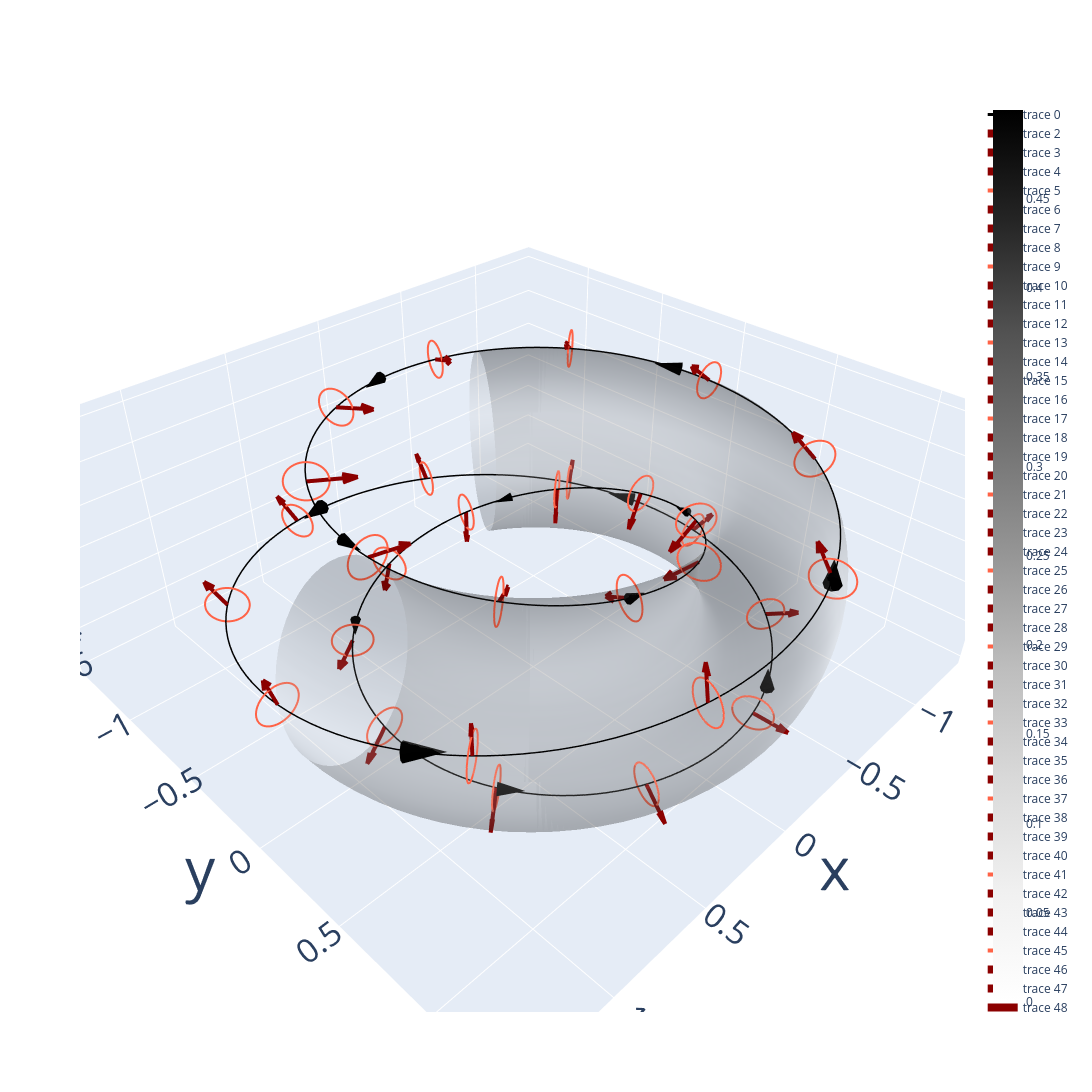

Notebook cell for this chart:
### Code cell
from plotly.graph_objs import Scatter3d
import plotly.express as px
from plotly.subplots import make_subplots
import numpy as np

import plotly.graph_objects as go

fig = make_subplots(
    rows=1, cols=1,
    specs=[[{'is_3d': True}, ]],
)

nPhi, nS = 400, 40
# Phi = np.linspace(0.0, 2*3*np.pi - 2./3*np.pi , num=nPhi, endpoint=True)
Phi = np.linspace(0.0, 2*3*np.pi, num=nPhi, endpoint=True)
TETu = + Phi/3 + np.pi/2 + np.pi/9
TETs = + Phi/3 + np.pi/2 - np.pi/9

Rax, Zax = 1.0, 0.0
Rell, Zell = 0.3, 0.5
iota = 1./3.
phi0 = 0.0
Rc = Rell * np.cos(iota*Phi+phi0) + Rax
Zc = Zell * np.sin(iota*Phi+phi0) + Zax




# Cycle trace
fig.add_trace(    
    go.Scatter3d(
        x=Rc*np.cos(Phi), 
        y=Rc*np.sin(Phi), 
        z=Zc, mode="lines", line=dict(color='black', width=3)
    )
)

arrow_tail_ind = 10
arrow_head_ind = 17
arrow_indgap = 30
fig.add_trace(    
    go.Cone(
        x=Rc[arrow_tail_ind::arrow_indgap]*np.cos(Phi[arrow_tail_ind::arrow_indgap]), 
        y=Rc[arrow_tail_ind::arrow_indgap]*np.sin(Phi[arrow_tail_ind::arrow_indgap]), 
        z=Zc[arrow_tail_ind::arrow_indgap],
        u=Rc[arrow_head_ind::arrow_indgap]*np.cos(Phi[arrow_head_ind::arrow_indgap]) - Rc[arrow_tail_ind::arrow_indgap]*np.cos(Phi[arrow_tail_ind::arrow_indgap]), 
        v=Rc[arrow_head_ind::arrow_indgap]*np.sin(Phi[arrow_head_ind::arrow_indgap]) - Rc[arrow_tail_ind::arrow_indgap]*np.sin(Phi[arrow_tail_ind::arrow_indgap]), 
        w=Zc[arrow_head_ind::arrow_indgap] - Zc[arrow_tail_ind::arrow_indgap], 
        cauto=False, cmin= 0.0e-2, cmax= 5e-2,
#             lighting_ambient=0.8,
        sizemode="absolute",
        sizeref=4e-2,
        colorscale=[[0, "black"], [1, "black"]],
        showscale=False,
    ),               
)

shift_arrow_ind = 0
shift_arrow_indgap = 30 
shift_arr_lenscale_factor = 3e1
shift_circle_magnitude = 3e-3
shift_circle_TET = np.linspace(0.0, 2*np.pi)


for phi in np.linspace(0.0, 6*np.pi, endpoint=False, num=30):
# i = shift_arrow_ind
# while i < len(Phi)-1:
#     phi = Phi[i]
    arrowshaft_R = cycleRZ(phi)[0] + shift_arr_lenscale_factor * np.array([0.0, Delta_x0_ivp.sol(phi)[0]])
    arrowshaft_Z = cycleRZ(phi)[1] + shift_arr_lenscale_factor * np.array([0.0, Delta_x0_ivp.sol(phi)[1]])
    fig.add_trace(    
        go.Scatter3d(
            x=arrowshaft_R*np.cos(phi), 
            y=arrowshaft_R*np.sin(phi), 
            z=arrowshaft_Z, mode="lines", line=dict(color="darkred", width=8)
        )
    )
    arrowhead_left_R = cycleRZ(phi)[0] + shift_arr_lenscale_factor * np.array([Delta_x0_ivp.sol(phi)[0], 0.7*Delta_x0_ivp.sol(phi)[0]-0.1*Delta_x0_ivp.sol(phi)[1] ])
    arrowhead_left_Z = cycleRZ(phi)[1] + shift_arr_lenscale_factor * np.array([Delta_x0_ivp.sol(phi)[1], 0.7*Delta_x0_ivp.sol(phi)[1]+0.1*Delta_x0_ivp.sol(phi)[0] ])
    fig.add_trace(    
        go.Scatter3d(
            x=arrowhead_left_R*np.cos(phi), 
            y=arrowhead_left_R*np.sin(phi), 
            z=arrowhead_left_Z, mode="lines", line=dict(color="darkred", width=8)
        )
    )
    arrowhead_right_R = cycleRZ(phi)[0] + shift_arr_lenscale_factor * np.array([Delta_x0_ivp.sol(phi)[0], 0.7*Delta_x0_ivp.sol(phi)[0]+0.1*Delta_x0_ivp.sol(phi)[1] ])
    arrowhead_right_Z = cycleRZ(phi)[1] + shift_arr_lenscale_factor * np.array([Delta_x0_ivp.sol(phi)[1], 0.7*Delta_x0_ivp.sol(phi)[1]-0.1*Delta_x0_ivp.sol(phi)[0] ])
    fig.add_trace(    
        go.Scatter3d(
            x=arrowhead_right_R*np.cos(phi), 
            y=arrowhead_right_R*np.sin(phi), 
            z=arrowhead_right_Z, mode="lines", line=dict(color="darkred", width=8)
        )
    )
    arrow_circle_R = cycleRZ(phi)[0] + shift_arr_lenscale_factor * shift_circle_magnitude * np.cos(shift_circle_TET)
    arrow_circle_Z = cycleRZ(phi)[1] + shift_arr_lenscale_factor * shift_circle_magnitude * np.sin(shift_circle_TET)
    fig.add_trace(    
        go.Scatter3d(
            x=arrow_circle_R*np.cos(phi), 
            y=arrow_circle_R*np.sin(phi), 
            z=arrow_circle_Z, mode="lines", line=dict(color='tomato', width=4)
        )
    )
#     i+=shift_arrow_indgap
    


# # FLT trajectory
# fig.add_trace(    
#     go.Scatter3d(
#         x=cylflt.sol(Phi*9)[0,:]*np.cos(Phi*9), 
#         y=cylflt.sol(Phi*9)[0,:]*np.sin(Phi*9), 
#         z=cylflt.sol(Phi*9)[1,:], mode="lines", line=dict(color='black', width=3) ),               
# )





# Reference transparent torus
torus_nPhi = 60
torus_Phi = np.linspace(0.0, 2*np.pi*(2./3.), num=torus_nPhi, endpoint=True)

torus_Rc = Rell * np.cos(iota* np.linspace(0.0, 2*3*np.pi) + phi0) + Rax
torus_Zc = Zell * np.sin(iota* np.linspace(0.0, 2*3*np.pi) + phi0) + Zax

x_isphi = torus_Rc[:,None] * np.cos(torus_Phi)[None,:]
y_isphi = torus_Rc[:,None] * np.sin(torus_Phi)[None,:] 
z_isphi = torus_Zc[:,None] * np.ones_like(torus_Phi)[None,:]

fig.add_trace(
    go.Surface(
        x=x_isphi,
        y=y_isphi,
        z=z_isphi,
        surfacecolor=np.abs(z_isphi),
        colorscale="greys", 
#         colorscale="Oranges_r",
#         opacityscale=[
#             [0.0, 0.8], # vertex with min value is totally opaque  
# #             [0.1, 0.9],
# #             [0.2, 0.7],
#             [0.5, 0.8],
#             [1.0, 0.0] # vertex with max value is totally transparent  
#         ],
        opacity=0.20,
    ),1,1, )






fig.update_layout(width=2000, height=1200) # in pixel unit
# fig.update_layout(width=4000, height=2800) # in pixel unit
fig.update_layout(
    scene=dict(
        xaxis=dict(
            tickfont=dict(size=20),  # Specify the desired tick text size
            title=dict(text='x', font=dict(size=60))  # Specify the desired label size
        ),
        yaxis=dict(
            tickfont=dict(size=20),  # Specify the desired tick text size
            title=dict(text='y', font=dict(size=60))  # Specify the desired label size
        ),
        zaxis=dict(
            tickfont=dict(size=20),  # Specify the desired tick text size
            title=dict(text='z', font=dict(size=60))  # Specify the desired label size
        )
    )
)
